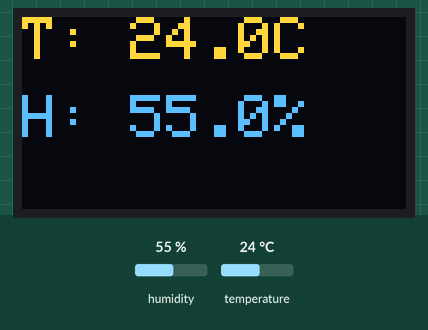
Bench run of a program on a simulated ESP8266 (NodeMCU). Shown: 128×64 one-colour display. The test bench sets the inputs (shaded band); at power-on: humidity 55 %, temperature 24 °C. The OLED is the two-colour kind (top 16 rows yellow); what the program prints to the serial monitor is not drawn.

Above: at 2.6 s.
2.7 s: humidity set to 22 %
At 6.5 s:
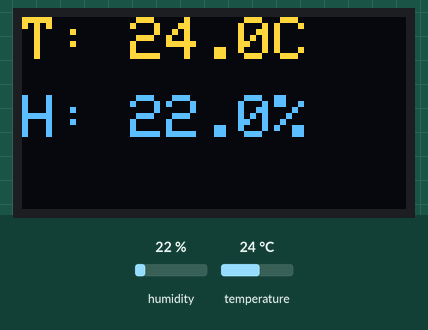
7.7 s: temperature set to 12 °C
At 10.9 s:
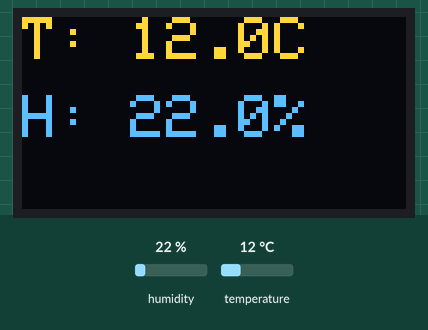
12.7 s: humidity set to 40 %
At 15.2 s:
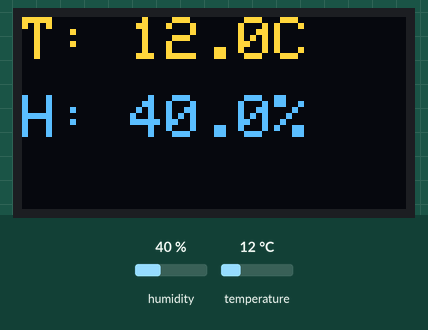
17.7 s: temperature set to 19 °C
At 18.3 s:
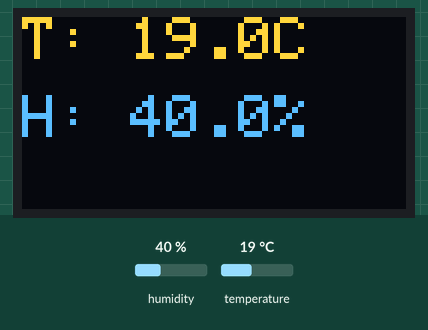
Timing chart, 0 to 20.7 s (numbered marks = the images above; inputs shaded):
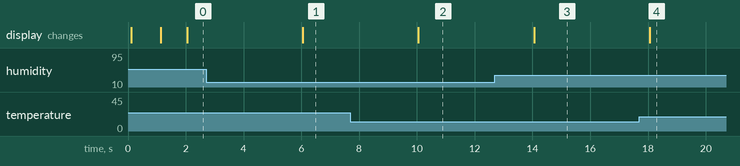

The program:

main.cpp
```cpp
#include <Arduino.h>
#include <Wire.h>
#include <Adafruit_GFX.h>
#include <Adafruit_SSD1306.h>
#include <DHT.h>

// Display configuration
#define SCREEN_WIDTH 128
#define SCREEN_HEIGHT 64
// -1 means no reset pin used
Adafruit_SSD1306 display(SCREEN_WIDTH, SCREEN_HEIGHT, &Wire, -1);

// prototypes
int myFunction(int, int);
void showLoading();

bool display_ok = false;
// DHT config
#define DHTPIN D1
#define DHTTYPE DHT11
DHT dht(DHTPIN, DHTTYPE);

void setup() {
  // Initialize serial for debug/monitor
  Serial.begin(115200);
  delay(50);
  Serial.println("Booting...");

  // Initialize I2C (defaults to SDA=D2, SCL=D1 on many NodeMCU boards)
    // Use board-specific pins for the onboard OLED (see README):
    // SDA = D6 (GPIO14), SCL = D5 (GPIO12)
    Wire.begin(14, 12);

  // Initialize OLED display
  if (!display.begin(SSD1306_SWITCHCAPVCC, 0x3C)) {
    Serial.println(F("SSD1306 allocation failed"));
    display_ok = false;
  } else {
    display_ok = true;
    showLoading();
    delay(1000);
    display.clearDisplay();
    display.setTextSize(1);
    display.setTextColor(SSD1306_WHITE);
    display.setCursor(0, 0);
    display.println("Ready");
    display.display();
  }

  // example usage of myFunction
  int result = myFunction(2, 3);
  Serial.printf("myFunction(2,3)=%d\n", result);
  // initialize DHT sensor
  dht.begin();
}

void loop() {
  // simple heartbeat on the display or serial
  static unsigned long last = 0;
  if (millis() - last > 2000) { // read DHT every 2s
    last = millis();
    if (display_ok) {
      float h = dht.readHumidity();
      float t = dht.readTemperature();
      display.clearDisplay();
      display.setTextSize(2);
      display.setTextColor(SSD1306_WHITE);
      display.setCursor(0, 0);
      if (isnan(t) || isnan(h)) {
        display.println("DHT error");
        Serial.println("DHT read failed");
      } else {
        display.printf("T: %.1fC", t);
        display.setCursor(0, 26);
        display.printf("H: %.1f%%", h);
        Serial.printf("T: %.1f C, H: %.1f %%\n", t, h);
      }
      display.display();
    } else {
      Serial.printf("Uptime: %lu s\n", millis() / 1000);
    }
  }
}

// put function definitions here:
int myFunction(int x, int y) {
  return x + y;
}

void showLoading() {
  display.clearDisplay();
  display.setTextSize(2);
  display.setTextColor(SSD1306_WHITE);
  display.setCursor(0, 0);
  display.println("Loading...");
  display.display();
}
```

Measured:
- after the input at 2.7 s, the display: changes after 3.4 s (image 1)
- after the input at 7.7 s, the display: changes after 2.4 s (image 2)
- after the input at 12.7 s, the display: changes after 1.4 s (image 3)
- after the input at 17.7 s, the display: changes after 0.36 s (image 4)
